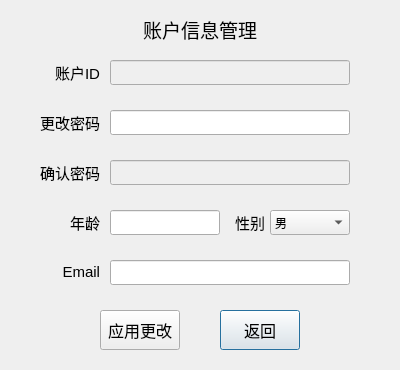
<?xml version="1.0" encoding="UTF-8"?>
<ui version="4.0">
 <class>userinfoWindow</class>
 <widget class="QWidget" name="userinfoWindow">
  <property name="geometry">
   <rect>
    <x>0</x>
    <y>0</y>
    <width>400</width>
    <height>370</height>
   </rect>
  </property>
  <property name="minimumSize">
   <size>
    <width>400</width>
    <height>370</height>
   </size>
  </property>
  <property name="maximumSize">
   <size>
    <width>400</width>
    <height>370</height>
   </size>
  </property>
  <property name="font">
   <font>
    <family>Microsoft YaHei UI</family>
   </font>
  </property>
  <property name="windowTitle">
   <string>账户信息</string>
  </property>
  <widget class="QComboBox" name="gendercomboBox">
   <property name="geometry">
    <rect>
     <x>270</x>
     <y>210</y>
     <width>80</width>
     <height>25</height>
    </rect>
   </property>
   <property name="font">
    <font>
     <family>Microsoft YaHei</family>
     <pointsize>9</pointsize>
    </font>
   </property>
   <item>
    <property name="text">
     <string>男</string>
    </property>
   </item>
   <item>
    <property name="text">
     <string>女</string>
    </property>
   </item>
  </widget>
  <widget class="QLabel" name="agelabel">
   <property name="geometry">
    <rect>
     <x>40</x>
     <y>210</y>
     <width>60</width>
     <height>25</height>
    </rect>
   </property>
   <property name="font">
    <font>
     <family>Microsoft YaHei UI</family>
     <pointsize>11</pointsize>
    </font>
   </property>
   <property name="text">
    <string>&lt;html&gt;&lt;head/&gt;&lt;body&gt;&lt;p align=&quot;right&quot;&gt;年龄&lt;/p&gt;&lt;/body&gt;&lt;/html&gt;</string>
   </property>
  </widget>
  <widget class="QPushButton" name="cancelButton">
   <property name="geometry">
    <rect>
     <x>220</x>
     <y>310</y>
     <width>80</width>
     <height>40</height>
    </rect>
   </property>
   <property name="font">
    <font>
     <family>Microsoft YaHei UI</family>
     <pointsize>12</pointsize>
    </font>
   </property>
   <property name="text">
    <string>返回</string>
   </property>
   <property name="default">
    <bool>true</bool>
   </property>
  </widget>
  <widget class="QLineEdit" name="confirmpasswordlineEdit">
   <property name="enabled">
    <bool>false</bool>
   </property>
   <property name="geometry">
    <rect>
     <x>110</x>
     <y>160</y>
     <width>240</width>
     <height>25</height>
    </rect>
   </property>
   <property name="font">
    <font>
     <family>Microsoft YaHei</family>
     <pointsize>11</pointsize>
    </font>
   </property>
   <property name="locale">
    <locale language="English" country="UnitedStates"/>
   </property>
   <property name="text">
    <string/>
   </property>
   <property name="echoMode">
    <enum>QLineEdit::Password</enum>
   </property>
  </widget>
  <widget class="QPushButton" name="applyButton">
   <property name="geometry">
    <rect>
     <x>100</x>
     <y>310</y>
     <width>80</width>
     <height>40</height>
    </rect>
   </property>
   <property name="font">
    <font>
     <family>Microsoft YaHei UI</family>
     <pointsize>12</pointsize>
    </font>
   </property>
   <property name="text">
    <string>应用更改</string>
   </property>
  </widget>
  <widget class="QLineEdit" name="passwordlineEdit">
   <property name="geometry">
    <rect>
     <x>110</x>
     <y>110</y>
     <width>240</width>
     <height>25</height>
    </rect>
   </property>
   <property name="font">
    <font>
     <family>Microsoft YaHei</family>
     <pointsize>11</pointsize>
    </font>
   </property>
   <property name="locale">
    <locale language="English" country="UnitedStates"/>
   </property>
   <property name="echoMode">
    <enum>QLineEdit::Password</enum>
   </property>
  </widget>
  <widget class="QLabel" name="confirmpasswordlabel">
   <property name="geometry">
    <rect>
     <x>30</x>
     <y>160</y>
     <width>70</width>
     <height>25</height>
    </rect>
   </property>
   <property name="font">
    <font>
     <family>Microsoft YaHei UI</family>
     <pointsize>11</pointsize>
    </font>
   </property>
   <property name="text">
    <string>&lt;html&gt;&lt;head/&gt;&lt;body&gt;&lt;p align=&quot;right&quot;&gt;确认密码&lt;/p&gt;&lt;/body&gt;&lt;/html&gt;</string>
   </property>
  </widget>
  <widget class="QLabel" name="title">
   <property name="geometry">
    <rect>
     <x>0</x>
     <y>10</y>
     <width>400</width>
     <height>40</height>
    </rect>
   </property>
   <property name="font">
    <font>
     <family>Microsoft YaHei UI</family>
     <pointsize>14</pointsize>
    </font>
   </property>
   <property name="text">
    <string>&lt;html&gt;&lt;head/&gt;&lt;body&gt;&lt;p align=&quot;center&quot;&gt;账户信息管理&lt;/p&gt;&lt;/body&gt;&lt;/html&gt;</string>
   </property>
  </widget>
  <widget class="QLabel" name="useremaillabel">
   <property name="geometry">
    <rect>
     <x>40</x>
     <y>260</y>
     <width>60</width>
     <height>25</height>
    </rect>
   </property>
   <property name="font">
    <font>
     <family>Microsoft YaHei UI</family>
     <pointsize>11</pointsize>
    </font>
   </property>
   <property name="text">
    <string>&lt;html&gt;&lt;head/&gt;&lt;body&gt;&lt;p align=&quot;right&quot;&gt;Email&lt;/p&gt;&lt;/body&gt;&lt;/html&gt;</string>
   </property>
  </widget>
  <widget class="QLineEdit" name="agelineEdit">
   <property name="geometry">
    <rect>
     <x>110</x>
     <y>210</y>
     <width>110</width>
     <height>25</height>
    </rect>
   </property>
   <property name="font">
    <font>
     <family>Microsoft YaHei</family>
     <pointsize>11</pointsize>
    </font>
   </property>
   <property name="locale">
    <locale language="English" country="UnitedStates"/>
   </property>
  </widget>
  <widget class="QLabel" name="passwordlabel">
   <property name="geometry">
    <rect>
     <x>30</x>
     <y>110</y>
     <width>70</width>
     <height>25</height>
    </rect>
   </property>
   <property name="font">
    <font>
     <family>Microsoft YaHei UI</family>
     <pointsize>11</pointsize>
    </font>
   </property>
   <property name="text">
    <string>&lt;html&gt;&lt;head/&gt;&lt;body&gt;&lt;p align=&quot;right&quot;&gt;更改密码&lt;/p&gt;&lt;/body&gt;&lt;/html&gt;</string>
   </property>
  </widget>
  <widget class="QLabel" name="userIDlabel">
   <property name="geometry">
    <rect>
     <x>40</x>
     <y>60</y>
     <width>60</width>
     <height>25</height>
    </rect>
   </property>
   <property name="font">
    <font>
     <family>Microsoft YaHei UI</family>
     <pointsize>11</pointsize>
    </font>
   </property>
   <property name="text">
    <string>&lt;html&gt;&lt;head/&gt;&lt;body&gt;&lt;p align=&quot;right&quot;&gt;账户ID&lt;/p&gt;&lt;/body&gt;&lt;/html&gt;</string>
   </property>
  </widget>
  <widget class="QLineEdit" name="useremaillineEdit">
   <property name="geometry">
    <rect>
     <x>110</x>
     <y>260</y>
     <width>240</width>
     <height>25</height>
    </rect>
   </property>
   <property name="font">
    <font>
     <family>Microsoft YaHei</family>
     <pointsize>11</pointsize>
    </font>
   </property>
   <property name="locale">
    <locale language="English" country="UnitedStates"/>
   </property>
  </widget>
  <widget class="QLabel" name="genderlabel">
   <property name="geometry">
    <rect>
     <x>220</x>
     <y>210</y>
     <width>60</width>
     <height>25</height>
    </rect>
   </property>
   <property name="font">
    <font>
     <family>Microsoft YaHei UI</family>
     <pointsize>11</pointsize>
    </font>
   </property>
   <property name="text">
    <string>&lt;html&gt;&lt;head/&gt;&lt;body&gt;&lt;p align=&quot;center&quot;&gt;性别&lt;/p&gt;&lt;/body&gt;&lt;/html&gt;</string>
   </property>
  </widget>
  <widget class="QLineEdit" name="userIDlineEdit">
   <property name="enabled">
    <bool>false</bool>
   </property>
   <property name="geometry">
    <rect>
     <x>110</x>
     <y>60</y>
     <width>240</width>
     <height>25</height>
    </rect>
   </property>
   <property name="font">
    <font>
     <family>Microsoft YaHei</family>
     <pointsize>11</pointsize>
    </font>
   </property>
   <property name="locale">
    <locale language="English" country="UnitedStates"/>
   </property>
   <property name="readOnly">
    <bool>true</bool>
   </property>
  </widget>
  <widget class="QPushButton" name="helpButton">
   <property name="geometry">
    <rect>
     <x>380</x>
     <y>350</y>
     <width>20</width>
     <height>20</height>
    </rect>
   </property>
   <property name="font">
    <font>
     <family>Microsoft YaHei UI</family>
     <pointsize>10</pointsize>
    </font>
   </property>
   <property name="icon">
    <iconset>
     <normaloff>help-20.png</normaloff>help-20.png</iconset>
   </property>
   <property name="iconSize">
    <size>
     <width>20</width>
     <height>20</height>
    </size>
   </property>
   <property name="flat">
    <bool>true</bool>
   </property>
  </widget>
 </widget>
 <layoutdefault spacing="6" margin="11"/>
 <tabstops>
  <tabstop>userIDlineEdit</tabstop>
  <tabstop>passwordlineEdit</tabstop>
  <tabstop>confirmpasswordlineEdit</tabstop>
  <tabstop>agelineEdit</tabstop>
  <tabstop>gendercomboBox</tabstop>
  <tabstop>useremaillineEdit</tabstop>
  <tabstop>applyButton</tabstop>
  <tabstop>cancelButton</tabstop>
 </tabstops>
 <resources/>
 <connections/>
</ui>
